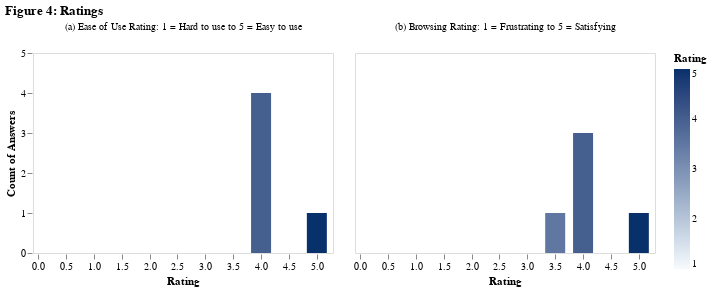

The notebook cell saved with this chart:
### Code cell
chart = alt.Chart(df_rating).mark_bar(size = 20).encode(
    x = alt.X('Rating:Q', 
              scale = alt.Scale(domain = [0, 5.2]),
              axis = alt.Axis(values=[0, 0.5, 1, 1.5, 2, 2.5, 3, 3.5, 4, 4.5, 5],
                              title='Rating')),
    
    y = alt.Y('count():Q', scale = alt.Scale(domain = [0, 5]), 
              axis = alt.Axis(values=[0, 1, 2, 3, 4, 5]),
              title = "Count of Answers"),
    column = alt.Column('Type:N', header=alt.Header(labelAngle=0), title = None),
    color=alt.Color('Rating:Q', scale=alt.Scale(domain=[1, 5], range=['#f7fbff', '#08306b'])),
    
    tooltip=['Rating', 'count()']  # Show the rating and count in tooltip
).properties(
    #title={'text': 'Figure 4: Ratings', 'subtitle': '(a) 1 = Hard to use to 5 = Easy to use                                              (b) 1 = Frustrating to 5 = Satisfying'},
    title = 'Figure 4: Ratings',
    width = 300,
    height = 200,
    #padding=alt.Padding(top=50)
).configure_axis(
    grid = False,  
    #tickSize = 0,   
    domain = False
).configure_view(
    #stroke = None
)


chart

### Figure 1 — Vega-Lite specification as saved in the notebook (floating-point values rounded to 4 significant figures)
{"config": {"view": {"continuousWidth": 300, "continuousHeight": 300}, "axis": {"domain": false, "grid": false}}, "data": {"name": "data-339aa3d3ca3d53bb330e3ffb2fea1e79"}, "mark": {"type": "bar", "size": 20}, "encoding": {"color": {"field": "Rating", "scale": {"domain": [1, 5], "range": ["#f7fbff", "#08306b"]}, "type": "quantitative"}, "column": {"field": "Type", "header": {"labelAngle": 0}, "title": null, "type": "nominal"}, "tooltip": [{"field": "Rating", "type": "quantitative"}, {"aggregate": "count", "type": "quantitative"}], "x": {"axis": {"title": "Rating", "values": [0, 0.5, 1, 1.5, 2, 2.5, 3, 3.5, 4, 4.5, 5]}, "field": "Rating", "scale": {"domain": [0, 5.2]}, "type": "quantitative"}, "y": {"aggregate": "count", "axis": {"values": [0, 1, 2, 3, 4, 5]}, "scale": {"domain": [0, 5]}, "title": "Count of Answers", "type": "quantitative"}}, "height": 200, "title": "Figure 4: Ratings", "width": 300, "$schema": "https://vega.github.io/schema/vega-lite/v5.8.0.json", "datasets": {"data-339aa3d3ca3d53bb330e3ffb2fea1e79": [{"Participant": 1, "Type": "(a) Ease of Use Rating: 1 = Hard to use to 5 = Easy to use", "Rating": 4.0}, {"Participant": 2, "Type": "(a) Ease of Use Rating: 1 = Hard to use to 5 = Easy to use", "Rating": 4.0}, {"Participant": 3, "Type": "(a) Ease of Use Rating: 1 = Hard to use to 5 = Easy to use", "Rating": 5.0}, {"Participant": 4, "Type": "(a) Ease of Use Rating: 1 = Hard to use to 5 = Easy to use", "Rating": 4.0}, {"Participant": 5, "Type": "(a) Ease of Use Rating: 1 = Hard to use to 5 = Easy to use", "Rating": 4.0}, {"Participant": 1, "Type": "(b) Browsing Rating: 1 = Frustrating to 5 = Satisfying", "Rating": 4.0}, {"Participant": 2, "Type": "(b) Browsing Rating: 1 = Frustrating to 5 = Satisfying", "Rating": 3.5}, {"Participant": 3, "Type": "(b) Browsing Rating: 1 = Frustrating to 5 = Satisfying", "Rating": 5.0}, {"Participant": 4, "Type": "(b) Browsing Rating: 1 = Frustrating to 5 = Satisfying", "Rating": 4.0}, {"Participant": 5, "Type": "(b) Browsing Rating: 1 = Frustrating to 5 = Satisfying", "Rating": 4.0}]}}
